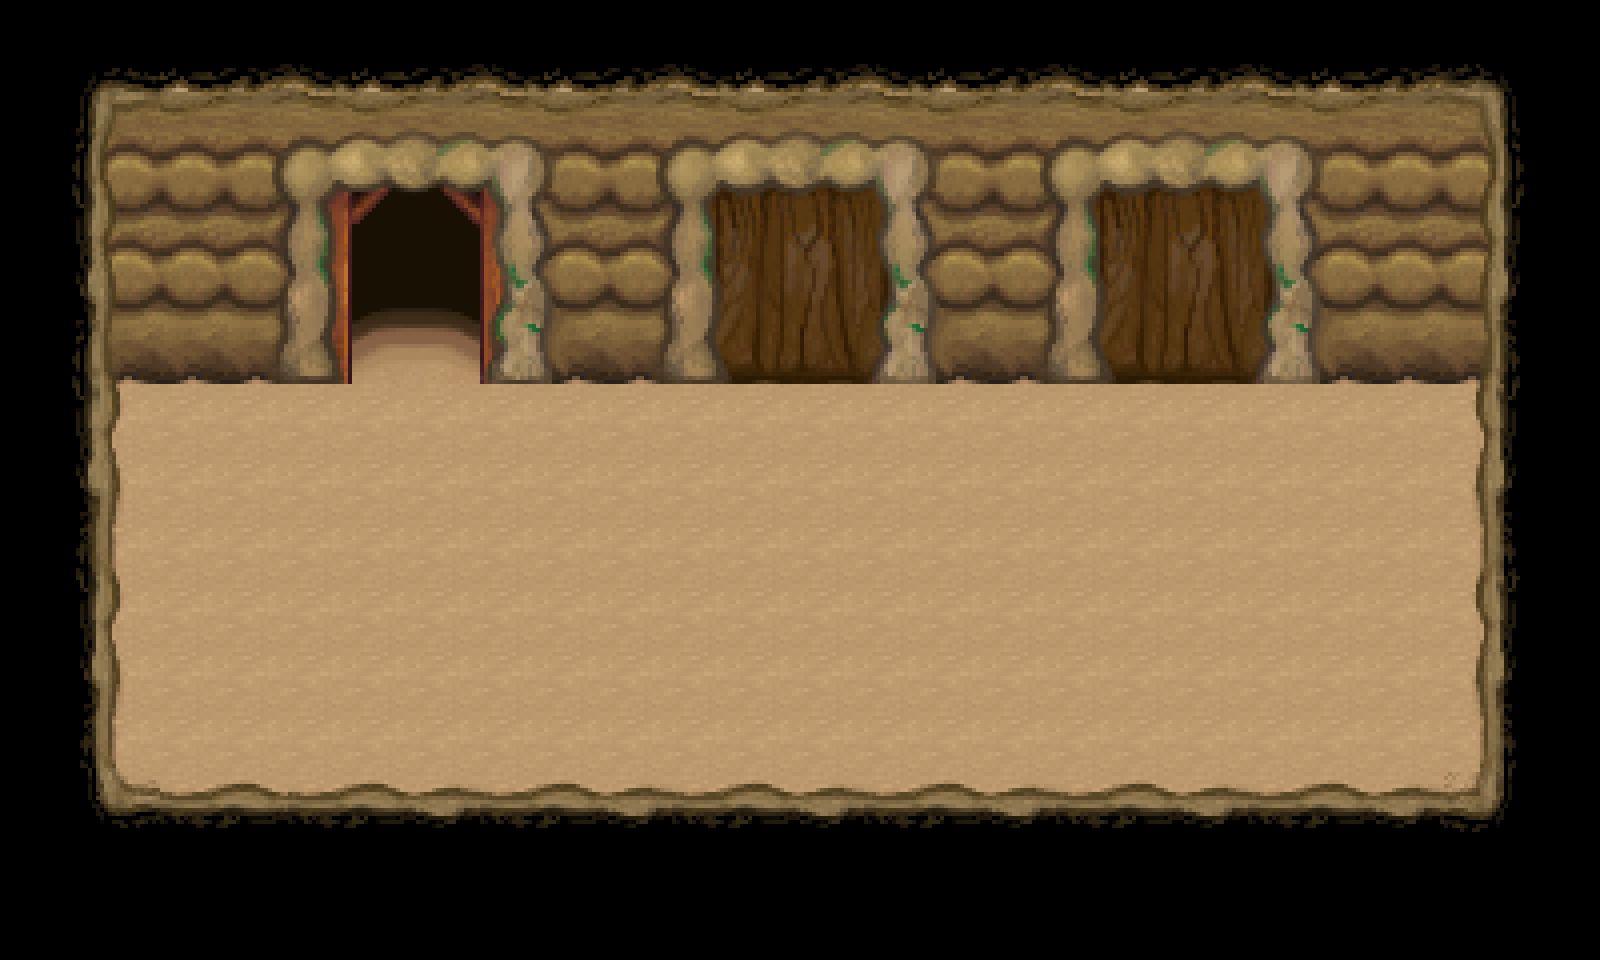

A level layout from a 2D game, rendered from its tile map. Below: a short description, then the map file with its tile-grid data intact:
An orthogonal 25x15 tile map with 64x64 px tiles, 3 tile layers (Ground, Entrance, Walls) and 2 objects (playerSpawn, movement).

<map version="1.8" tiledversion="1.8.4" orientation="orthogonal" renderorder="right-down" width="25" height="15" tilewidth="64" tileheight="64" infinite="0" nextlayerid="22" nextobjectid="4">
 <editorsettings>
  <export target="doors1.json" format="json" />
 </editorsettings>
 <tileset firstgid="1" name="doorTiles" tilewidth="64" tileheight="64" spacing="2" tilecount="90" columns="9">
  <image source="doorTiles.png" width="592" height="658" />
  <tile id="0">
   <properties>
    <property name="collides" type="bool" value="true" />
   </properties>
  </tile>
  <tile id="1">
   <properties>
    <property name="collides" type="bool" value="true" />
   </properties>
  </tile>
  <tile id="2">
   <properties>
    <property name="collides" type="bool" value="true" />
   </properties>
  </tile>
  <tile id="3">
   <properties>
    <property name="collides" type="bool" value="true" />
   </properties>
  </tile>
  <tile id="4">
   <properties>
    <property name="collides" type="bool" value="false" />
   </properties>
  </tile>
  <tile id="5">
   <properties>
    <property name="collides" type="bool" value="true" />
   </properties>
  </tile>
  <tile id="6">
   <properties>
    <property name="collides" type="bool" value="true" />
   </properties>
  </tile>
  <tile id="7">
   <properties>
    <property name="collides" type="bool" value="true" />
   </properties>
  </tile>
  <tile id="8">
   <properties>
    <property name="collides" type="bool" value="true" />
   </properties>
  </tile>
  <tile id="9">
   <properties>
    <property name="collides" type="bool" value="true" />
   </properties>
  </tile>
  <tile id="10">
   <properties>
    <property name="collides" type="bool" value="true" />
   </properties>
  </tile>
  <tile id="11">
   <properties>
    <property name="collides" type="bool" value="true" />
   </properties>
  </tile>
  <tile id="12">
   <properties>
    <property name="collides" type="bool" value="true" />
   </properties>
  </tile>
  <tile id="13">
   <properties>
    <property name="collides" type="bool" value="false" />
   </properties>
  </tile>
  <tile id="14">
   <properties>
    <property name="collides" type="bool" value="true" />
   </properties>
  </tile>
  <tile id="15">
   <properties>
    <property name="collides" type="bool" value="true" />
   </properties>
  </tile>
  <tile id="16">
   <properties>
    <property name="collides" type="bool" value="true" />
   </properties>
  </tile>
  <tile id="17">
   <properties>
    <property name="collides" type="bool" value="true" />
   </properties>
  </tile>
  <tile id="18">
   <properties>
    <property name="collides" type="bool" value="true" />
   </properties>
  </tile>
  <tile id="19">
   <properties>
    <property name="collides" type="bool" value="true" />
   </properties>
  </tile>
  <tile id="20">
   <properties>
    <property name="collides" type="bool" value="true" />
   </properties>
  </tile>
  <tile id="21">
   <properties>
    <property name="collides" type="bool" value="true" />
   </properties>
  </tile>
  <tile id="22">
   <properties>
    <property name="collides" type="bool" value="true" />
   </properties>
  </tile>
  <tile id="23">
   <properties>
    <property name="collides" type="bool" value="true" />
   </properties>
  </tile>
  <tile id="24">
   <properties>
    <property name="collides" type="bool" value="true" />
   </properties>
  </tile>
  <tile id="25">
   <properties>
    <property name="collides" type="bool" value="true" />
   </properties>
  </tile>
  <tile id="26">
   <properties>
    <property name="collides" type="bool" value="true" />
   </properties>
  </tile>
  <tile id="27">
   <properties>
    <property name="collides" type="bool" value="true" />
   </properties>
  </tile>
  <tile id="28">
   <properties>
    <property name="collides" type="bool" value="true" />
   </properties>
  </tile>
  <tile id="29">
   <properties>
    <property name="collides" type="bool" value="true" />
   </properties>
  </tile>
  <tile id="30">
   <properties>
    <property name="collides" type="bool" value="true" />
   </properties>
  </tile>
  <tile id="31">
   <properties>
    <property name="collides" type="bool" value="true" />
   </properties>
  </tile>
  <tile id="32">
   <properties>
    <property name="collides" type="bool" value="true" />
   </properties>
  </tile>
  <tile id="33">
   <properties>
    <property name="collides" type="bool" value="true" />
   </properties>
  </tile>
  <tile id="34">
   <properties>
    <property name="collides" type="bool" value="true" />
   </properties>
  </tile>
  <tile id="35">
   <properties>
    <property name="collides" type="bool" value="true" />
   </properties>
  </tile>
  <tile id="36">
   <properties>
    <property name="collides" type="bool" value="true" />
   </properties>
  </tile>
  <tile id="37">
   <properties>
    <property name="collides" type="bool" value="true" />
   </properties>
  </tile>
  <tile id="38">
   <properties>
    <property name="collides" type="bool" value="false" />
   </properties>
  </tile>
  <tile id="39">
   <properties>
    <property name="collides" type="bool" value="true" />
   </properties>
  </tile>
  <tile id="40">
   <properties>
    <property name="collides" type="bool" value="false" />
   </properties>
  </tile>
  <tile id="41">
   <properties>
    <property name="collides" type="bool" value="true" />
   </properties>
  </tile>
  <tile id="42">
   <properties>
    <property name="collides" type="bool" value="true" />
   </properties>
  </tile>
  <tile id="43">
   <properties>
    <property name="collides" type="bool" value="true" />
   </properties>
  </tile>
  <tile id="44">
   <properties>
    <property name="collides" type="bool" value="true" />
   </properties>
  </tile>
  <tile id="45">
   <properties>
    <property name="collides" type="bool" value="true" />
   </properties>
  </tile>
  <tile id="46">
   <properties>
    <property name="collides" type="bool" value="true" />
   </properties>
  </tile>
  <tile id="47">
   <properties>
    <property name="collides" type="bool" value="true" />
   </properties>
  </tile>
  <tile id="48">
   <properties>
    <property name="collides" type="bool" value="true" />
   </properties>
  </tile>
  <tile id="49">
   <properties>
    <property name="collides" type="bool" value="false" />
   </properties>
  </tile>
  <tile id="50">
   <properties>
    <property name="collides" type="bool" value="true" />
   </properties>
  </tile>
  <tile id="51">
   <properties>
    <property name="collides" type="bool" value="true" />
   </properties>
  </tile>
  <tile id="52">
   <properties>
    <property name="collides" type="bool" value="true" />
   </properties>
  </tile>
  <tile id="53">
   <properties>
    <property name="collides" type="bool" value="true" />
   </properties>
  </tile>
  <tile id="54">
   <properties>
    <property name="collides" type="bool" value="true" />
   </properties>
  </tile>
  <tile id="55">
   <properties>
    <property name="collides" type="bool" value="true" />
   </properties>
  </tile>
  <tile id="56">
   <properties>
    <property name="collides" type="bool" value="true" />
   </properties>
  </tile>
  <tile id="57">
   <properties>
    <property name="collides" type="bool" value="true" />
   </properties>
  </tile>
  <tile id="58">
   <properties>
    <property name="collides" type="bool" value="true" />
   </properties>
  </tile>
  <tile id="59">
   <properties>
    <property name="collides" type="bool" value="true" />
   </properties>
  </tile>
  <tile id="60">
   <properties>
    <property name="collides" type="bool" value="true" />
   </properties>
  </tile>
  <tile id="61">
   <properties>
    <property name="collides" type="bool" value="true" />
   </properties>
  </tile>
  <tile id="62">
   <properties>
    <property name="collides" type="bool" value="true" />
   </properties>
  </tile>
  <tile id="63">
   <properties>
    <property name="collides" type="bool" value="true" />
   </properties>
  </tile>
  <tile id="64">
   <properties>
    <property name="collides" type="bool" value="true" />
   </properties>
  </tile>
  <tile id="65">
   <properties>
    <property name="collides" type="bool" value="true" />
   </properties>
  </tile>
  <tile id="66">
   <properties>
    <property name="collides" type="bool" value="true" />
   </properties>
  </tile>
  <tile id="67">
   <properties>
    <property name="collides" type="bool" value="true" />
   </properties>
  </tile>
  <tile id="68">
   <properties>
    <property name="collides" type="bool" value="true" />
   </properties>
  </tile>
  <tile id="69">
   <properties>
    <property name="collides" type="bool" value="true" />
   </properties>
  </tile>
  <tile id="70">
   <properties>
    <property name="collides" type="bool" value="true" />
   </properties>
  </tile>
  <tile id="71">
   <properties>
    <property name="collides" type="bool" value="true" />
   </properties>
  </tile>
  <tile id="72">
   <properties>
    <property name="collides" type="bool" value="true" />
   </properties>
  </tile>
  <tile id="73">
   <properties>
    <property name="collides" type="bool" value="true" />
   </properties>
  </tile>
  <tile id="74">
   <properties>
    <property name="collides" type="bool" value="true" />
   </properties>
  </tile>
  <tile id="75">
   <properties>
    <property name="collides" type="bool" value="true" />
   </properties>
  </tile>
  <tile id="76">
   <properties>
    <property name="collides" type="bool" value="true" />
   </properties>
  </tile>
  <tile id="77">
   <properties>
    <property name="collides" type="bool" value="true" />
   </properties>
  </tile>
  <tile id="78">
   <properties>
    <property name="collides" type="bool" value="true" />
   </properties>
  </tile>
  <tile id="79">
   <properties>
    <property name="collides" type="bool" value="true" />
   </properties>
  </tile>
  <tile id="80">
   <properties>
    <property name="collides" type="bool" value="true" />
   </properties>
  </tile>
  <tile id="81">
   <properties>
    <property name="collides" type="bool" value="true" />
   </properties>
  </tile>
  <tile id="82">
   <properties>
    <property name="collides" type="bool" value="true" />
   </properties>
  </tile>
  <tile id="83">
   <properties>
    <property name="collides" type="bool" value="true" />
   </properties>
  </tile>
  <tile id="84">
   <properties>
    <property name="collides" type="bool" value="true" />
   </properties>
  </tile>
  <tile id="85">
   <properties>
    <property name="collides" type="bool" value="true" />
   </properties>
  </tile>
  <tile id="86">
   <properties>
    <property name="collides" type="bool" value="true" />
   </properties>
  </tile>
  <tile id="87">
   <properties>
    <property name="collides" type="bool" value="true" />
   </properties>
  </tile>
  <tile id="88">
   <properties>
    <property name="collides" type="bool" value="true" />
   </properties>
  </tile>
  <tile id="89">
   <properties>
    <property name="collides" type="bool" value="true" />
   </properties>
  </tile>
 </tileset>
 <layer id="8" name="Ground" width="25" height="15" offsetx="32" offsety="0">
  <data encoding="csv">
0,0,0,0,0,0,0,0,0,0,0,0,0,0,0,0,0,0,0,0,0,0,0,0,0,
0,0,0,0,0,0,0,0,0,0,0,0,0,0,0,0,0,0,0,0,0,0,0,0,0,
0,0,0,0,0,0,0,0,0,0,0,0,0,0,0,0,0,0,0,0,0,0,0,0,0,
0,0,0,0,0,0,0,0,0,0,0,0,0,0,0,0,0,0,0,0,0,0,0,0,0,
0,0,0,0,0,0,0,0,0,0,0,0,0,0,0,0,0,0,0,0,0,0,0,0,0,
0,0,0,0,0,0,0,0,0,0,0,0,0,0,0,0,0,0,0,0,0,0,0,0,0,
0,0,39,39,39,39,39,39,39,39,39,39,39,39,39,39,39,39,39,39,39,39,0,0,0,
0,0,39,39,39,39,39,39,39,39,39,39,39,39,39,39,39,39,39,39,39,39,0,0,0,
0,0,39,39,39,39,39,39,39,39,39,39,39,39,39,39,39,39,39,39,39,39,0,0,0,
0,0,39,39,39,39,39,39,39,39,39,39,39,39,39,39,39,39,39,39,39,39,0,0,0,
0,0,39,39,39,39,39,39,39,39,39,39,39,39,39,39,39,39,39,39,39,39,0,0,0,
0,0,39,39,39,39,39,39,39,39,39,39,39,39,39,39,39,39,39,39,39,39,0,0,0,
0,0,0,0,0,0,0,0,0,0,0,0,0,0,0,0,0,0,0,0,0,0,0,0,0,
0,0,0,0,0,0,0,0,0,0,0,0,0,0,0,0,0,0,0,0,0,0,0,0,0,
0,0,0,0,0,0,0,0,0,0,0,0,0,0,0,0,0,0,0,0,0,0,0,0,0
</data>
 </layer>
 <layer id="9" name="Entrance" width="25" height="15" offsetx="32" offsety="0">
  <data encoding="csv">
0,0,0,0,0,0,0,0,0,0,0,0,0,0,0,0,0,0,0,0,0,0,0,0,0,
0,0,0,0,0,0,0,0,0,0,0,0,0,0,0,0,0,0,0,0,0,0,0,0,0,
0,0,0,0,0,0,0,0,0,0,0,0,0,0,0,0,0,0,0,0,0,0,0,0,0,
0,0,0,0,0,0,0,0,0,0,0,0,0,0,0,0,0,0,0,0,0,0,0,0,0,
0,0,0,0,0,5,41,0,0,0,0,0,0,0,0,0,0,0,0,0,0,0,0,0,0,
0,0,0,0,0,0,0,0,0,0,0,0,0,0,0,0,0,0,0,0,0,0,0,0,0,
0,0,0,0,0,0,0,0,0,0,0,0,0,0,0,0,0,0,0,0,0,0,0,0,0,
0,0,0,0,0,0,0,0,0,0,0,0,0,0,0,0,0,0,0,0,0,0,0,0,0,
0,0,0,0,0,0,0,0,0,0,0,0,0,0,0,0,0,0,0,0,0,0,0,0,0,
0,0,0,0,0,0,0,0,0,0,0,0,0,0,0,0,0,0,0,0,0,0,0,0,0,
0,0,0,0,0,0,0,0,0,0,0,0,0,0,0,0,0,0,0,0,0,0,0,0,0,
0,0,0,0,0,0,0,0,0,0,0,0,0,0,0,0,0,0,0,0,0,0,0,0,0,
0,0,0,0,0,0,0,0,0,0,0,0,0,0,0,0,0,0,0,0,0,0,0,0,0,
0,0,0,0,0,0,0,0,0,0,0,0,0,0,0,0,0,0,0,0,0,0,0,0,0,
0,0,0,0,0,0,0,0,0,0,0,0,0,0,0,0,0,0,0,0,0,0,0,0,0
</data>
 </layer>
 <layer id="11" name="Walls" width="25" height="15" offsetx="32" offsety="0">
  <data encoding="csv">
1,1,1,1,1,1,1,1,1,1,1,1,1,1,1,1,1,1,1,1,1,1,1,1,1,
10,2,83,57,22,83,57,22,83,57,22,83,57,22,83,57,22,83,57,22,83,57,8,80,1,
19,11,3,66,31,76,23,59,6,66,42,78,25,61,6,66,42,78,25,61,6,3,17,9,1,
28,20,12,75,40,85,32,68,15,75,51,87,34,70,15,75,51,87,34,70,15,12,26,18,1,
37,29,21,84,49,0,0,77,24,84,60,7,43,79,24,84,60,7,43,79,24,21,35,27,1,
19,38,30,4,58,14,50,86,33,4,69,16,52,88,33,4,69,16,52,88,33,30,44,36,1,
28,47,0,0,0,0,0,0,0,0,0,0,0,0,0,0,0,0,0,0,0,0,53,45,1,
37,56,0,0,0,0,0,0,0,0,0,0,0,0,0,0,0,0,0,0,0,0,62,54,1,
46,65,0,0,0,0,0,0,0,0,0,0,0,0,0,0,0,0,0,0,0,0,71,63,1,
55,47,0,0,0,0,0,0,0,0,0,0,0,0,0,0,0,0,0,0,0,0,53,45,1,
64,56,0,0,0,0,0,0,0,0,0,0,0,0,0,0,0,0,0,0,0,0,62,54,1,
73,65,0,0,0,0,0,0,0,0,0,0,0,0,0,0,0,0,0,0,0,0,71,63,1,
82,74,67,48,67,48,13,67,48,13,67,48,13,67,48,13,67,48,13,67,48,13,72,81,1,
1,1,1,1,1,1,1,1,1,1,1,1,1,1,1,1,1,1,1,1,1,1,1,1,1,
1,1,1,1,1,1,1,1,1,1,1,1,1,1,1,1,1,1,1,1,1,1,1,1,1
</data>
 </layer>
 <objectgroup id="3" name="Objects" offsetx="32" offsety="0">
  <object id="1" name="playerSpawn" x="768" y="640">
   <point />
  </object>
  <object id="3" name="movement" x="768" y="684.5">
   <point />
  </object>
 </objectgroup>
</map>
